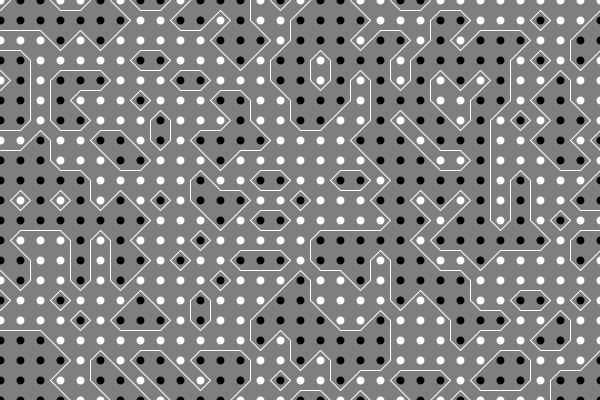
Frame 1 (no input)
Frame 60 (the mouse pressed at the canvas centre just before this capture): identical to frame 1, image omitted
Frame 120 (the mouse held since frame 60 and released just before this capture): identical to frame 1, image omitted

The Processing sketch that drew this single still picture (run headless with seeded random() and noise(); from frame 60 on, the mouse is pressed at the canvas centre):

// Processing sketch: release_the_squares
// ── release_the_squares.pde
int[][] field;
int rez = 20;
int cols, rows;

void setup(){
 size(600,400);
 cols = 1 + width / rez;
 rows = 1 + height / rez;
 field = new int[cols][rows];
 for(int i = 0; i < cols; i++) {
   for(int j = 0; j < rows; j++) {  
     field[i][j] = floor(random(2));
   }
 }
}

void line(PVector v1, PVector v2){
   line(v1.x, v1.y, v2.x, v2.y); 
}

void draw(){
   background(127);
    for(int i = 0; i < cols; i++) {
     for(int j = 0; j < rows; j++) {
       stroke(field[i][j]*255);
       strokeWeight(rez*0.4);
       point(i*rez, j*rez);
     }
   }
   
    for(int i = 0; i < cols-1; i++) {
     for(int j = 0; j < rows-1; j++) {
      float x = i * rez;
      float y = j * rez;
      PVector a = new PVector(x + rez*0.5, y);
      PVector b = new PVector(x + rez, y + rez*0.5);
      PVector c = new PVector(x + rez*0.5, y + rez);
      PVector d = new PVector(x, y + rez*0.5);
      int state = getState(field[i][j], field[i+1][j], field[i+1][j+1], field[i][j+1]);
      stroke(255);
      strokeWeight(1);
      
      switch(state) {
      case 1:
        line(c,d);
        break;
      case 2:
        line(b,c);
        break;        
      case 3:
        line(b,d);
        break;
      case 4:
        line(a,b);
        break;
      case 5:
        line(a,d);
        line(b,c);
        break;
      case 6:
        line(a,c);
        break;
      case 7:
        line(a,d);
        break;   
      case 8:
        line(a,d);
        break;           
      case 9:
        line(a,c);
        break;   
      case 10:
        line(a,b);
        line(c,d);
        break; 
      case 11:
        line(a,b);
        break;           
      case 12:
        line(b,d);
        break;   
      case 13:
        line(b,c);
        break; 
      case 14:
        line(c,d);
        break;   
}
      
      //line(a.x,a.y,b.x,b.y);
     }
   }
   
}

int getState(int a, int b, int c, int d){
   return a * 8 + b * 4 + c * 2 + d * 1;  
}
